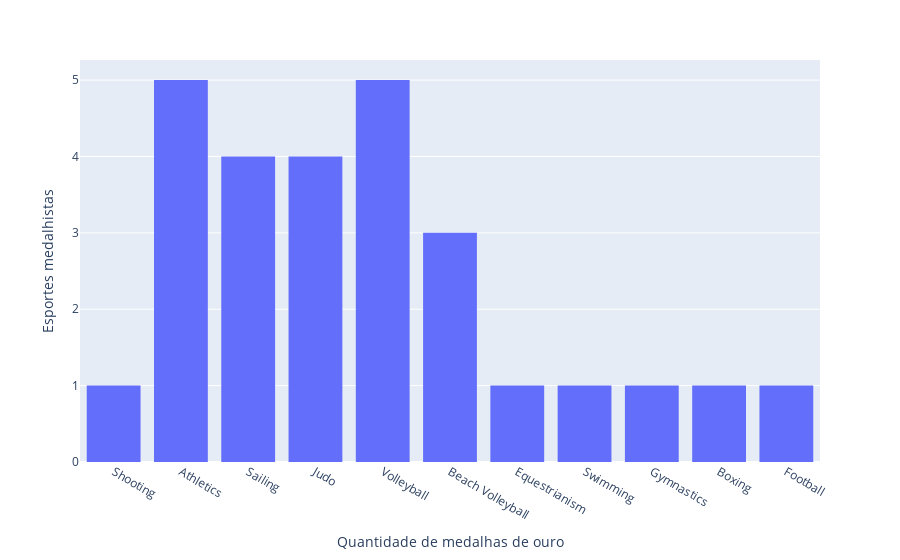

Here is the notebook cell this chart was saved with:
### Markdown cell above
Repita o procedimento acima, mas com medalhas de ouro.

### Code cell
# Utilizando o DF de um exercicio anterior e filtrando as medalhas de ouro.
df_medalhas_esporte_au = df_medalhas_esporte[df_medalhas_esporte['Medal']=='Gold']

fig = px.histogram(df_medalhas_esporte_au,
                   x='Sport')

fig.update_layout(yaxis_title='Esportes medalhistas',
                  xaxis_title='Quantidade de medalhas de ouro')

fig

### Figure 1 — Plotly figure (JSON) as saved in the notebook; plotly's stock layout.template omitted (floating-point values rounded to 4 significant figures)
{"data": [{"alignmentgroup": "True", "bingroup": "x", "hovertemplate": "Sport=%{x}<br>count=%{y}<extra></extra>", "legendgroup": "", "marker": {"color": "#636efa", "pattern": {"shape": ""}}, "name": "", "offsetgroup": "", "orientation": "v", "showlegend": false, "type": "histogram", "x": ["Shooting", "Athletics", "Athletics", "Sailing", "Athletics", "Judo", "Judo", "Volleyball", "Beach Volleyball", "Sailing", "Beach Volleyball", "Equestrianism", "Sailing", "Volleyball", "Athletics", "Swimming", "Volleyball", "Gymnastics", "Judo", "Volleyball", "Athletics", "Beach Volleyball", "Boxing", "Football", "Judo", "Sailing", "Volleyball"], "xaxis": "x", "yaxis": "y"}], "layout": {"barmode": "relative", "legend": {"tracegroupgap": 0}, "margin": {"t": 60}, "xaxis": {"anchor": "y", "domain": [0, 1], "title": {"text": "Quantidade de medalhas de ouro"}}, "yaxis": {"anchor": "x", "domain": [0, 1], "title": {"text": "Esportes medalhistas"}}}}
